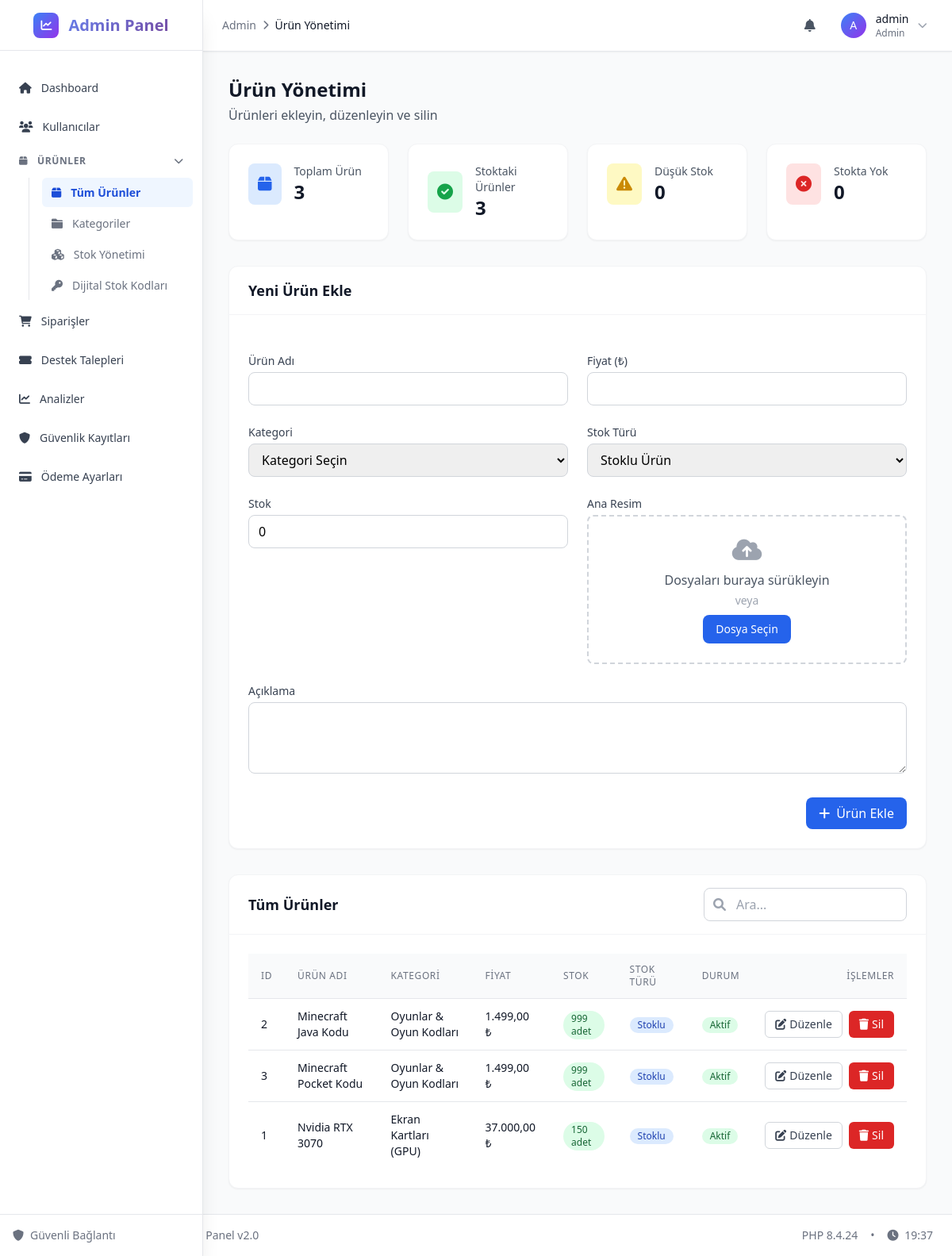
Screenshot of /admin/products.php (signed in) with the database file from the repository.
### tables this page shows
CREATE TABLE `uyeler` (
  `uye_id` int(11) NOT NULL,
  `uye_adi` varchar(200) NOT NULL,
  `uye_sifre` varchar(200) NOT NULL,
  `uye_eposta` varchar(200) NOT NULL,
  `uye_tarih` timestamp NOT NULL DEFAULT current_timestamp(),
  `uye_rutbe` int(11) NOT NULL DEFAULT 0,
  `uye_onay` int(11) NOT NULL DEFAULT 0,
  `uye_hakkimda` varchar(500) NOT NULL,
  `uye_2fa_enabled` tinyint(1) DEFAULT 0,
  `uye_2fa_secret` varchar(255) DEFAULT NULL
);

CREATE TABLE `urunler` (
  `urun_id` int(11) NOT NULL,
  `urun_baslik` varchar(200) NOT NULL,
  `urun_fiyat` decimal(10,2) NOT NULL,
  `urun_aciklama` text NOT NULL,
  `urun_satinal_link` text NOT NULL,
  `urun_ekleyen` varchar(200) DEFAULT NULL,
  `urun_tarih` timestamp NOT NULL DEFAULT current_timestamp(),
  `urun_kategori` int(11) NOT NULL DEFAULT 0,
  `urun_durum` int(11) NOT NULL DEFAULT 0,
  `urun_hit` int(11) DEFAULT 0,
  `urun_resim` varchar(300) DEFAULT NULL,
  `urun_resimler` text DEFAULT NULL,
  `urun_stok` int(11) DEFAULT 0,
  `urun_tip` enum('license','file','service') DEFAULT 'license'
);

CREATE TABLE `kategoriler` (
  `kategori_id` int(11) NOT NULL,
  `kategori_adi` varchar(200) NOT NULL,
  `kategori_aciklama` varchar(500) NOT NULL,
  `kategori_ust_id` int(11) DEFAULT 0
);

### admin/products.php (the view, shortened to what the rows shown need)
<?php
require_once __DIR__ . '/../config.php';
$page = isset($_GET['page']) ? (int)$_GET['page'] : 1;
$limit = 10;
$offset = ($page - 1) * $limit;
$stmt = $db->prepare("
    SELECT u.*, k.kategori_adi
    FROM urunler u
    LEFT JOIN kategoriler k ON u.urun_kategori = k.kategori_id
    ORDER BY u.urun_baslik ASC
    LIMIT $offset, $limit
");
$stmt->execute();
$products = $stmt->fetchAll(PDO::FETCH_ASSOC);
include_once __DIR__ . '/includes/header.php';
?>
<div class="flex-1 overflow-auto bg-gray-50">
    <div class="max-w-7xl mx-auto px-4 sm:px-6 lg:px-8 py-8">
        <div class="mb-6">
            <h1 class="text-2xl font-bold text-gray-900">Ürün Yönetimi</h1>
        </div>
        <div class="bg-white rounded-xl shadow-sm mb-8 border border-gray-100">
            <div class="px-6 py-4 border-b border-gray-100">
                <h2 class="text-lg font-semibold text-gray-900">Yeni Ürün Ekle</h2>
            </div>
        </div>
        <div class="bg-white rounded-xl shadow-sm border border-gray-100">
            <div class="px-6 py-4 border-b border-gray-100 flex flex-col sm:flex-row sm:items-center sm:justify-between">
                <h2 class="text-lg font-semibold text-gray-900 mb-2 sm:mb-0">Tüm Ürünler</h2>
            </div>
            <div class="p-6">
                <?php if (empty($products)): ?>
                    <div class="text-center py-12">
                        <i class="fas fa-box text-4xl text-gray-300 mb-4"></i>
                        <h3 class="text-lg font-medium text-gray-900 mb-1">Henüz ürün eklenmemiş</h3>
                        <p class="text-gray-500">Yukarıdaki formu kullanarak yeni ürün ekleyebilirsiniz</p>
                    </div>
                <?php else: ?>
                    <div class="overflow-x-auto">
                        <table class="min-w-full divide-y divide-gray-200">
                            <thead class="bg-gray-50">
                                <tr>
                                    <th class="px-4 py-3 text-left text-xs font-medium text-gray-500 uppercase tracking-wider">ID</th>
                                    <th class="px-4 py-3 text-left text-xs font-medium text-gray-500 uppercase tracking-wider">Ürün Adı</th>
                                    <th class="px-4 py-3 text-left text-xs font-medium text-gray-500 uppercase tracking-wider">Kategori</th>
                                    <th class="px-4 py-3 text-left text-xs font-medium text-gray-500 uppercase tracking-wider">Fiyat</th>
                                    <th class="px-4 py-3 text-left text-xs font-medium text-gray-500 uppercase tracking-wider">Stok</th>
                                    <th class="px-4 py-3 text-left text-xs font-medium text-gray-500 uppercase tracking-wider">Stok Türü</th>
                                    <th class="px-4 py-3 text-left text-xs font-medium text-gray-500 uppercase tracking-wider">Durum</th>
                                    <th class="px-4 py-3 text-right text-xs font-medium text-gray-500 uppercase tracking-wider">İşlemler</th>
                                </tr>
                            </thead>
                            <tbody class="bg-white divide-y divide-gray-200">
                                <?php foreach ($products as $product): ?>
                                    <tr class="hover:bg-gray-50">
                                        <td class="px-4 py-3 text-sm font-medium text-gray-900"><?php echo $product['urun_id']; ?></td>
                                        <td class="px-4 py-3 text-sm text-gray-900"><?php echo htmlspecialchars($product['urun_baslik']); ?></td>
                                        <td class="px-4 py-3 text-sm text-gray-900"><?php echo htmlspecialchars($product['kategori_adi'] ?? 'Kategori Yok'); ?></td>
                                        <td class="px-4 py-3 text-sm text-gray-900"><?php echo number_format($product['urun_fiyat'], 2, ',', '.'); ?> ₺</td>
                                        <td class="px-4 py-3 text-sm">
                                            <?php if ($product['urun_stok'] == 0): ?>
                                                <span class="inline-flex items-center px-2.5 py-0.5 rounded-full text-xs font-medium bg-red-100 text-red-800">Stokta Yok</span>
                                            <?php elseif ($product['urun_stok'] < 5): ?>
                                                <span class="inline-flex items-center px-2.5 py-0.5 rounded-full text-xs font-medium bg-yellow-100 text-yellow-800"><?php echo $product['urun_stok']; ?> adet</span>
                                            <?php else: ?>
                                                <span class="inline-flex items-center px-2.5 py-0.5 rounded-full text-xs font-medium bg-green-100 text-green-800"><?php echo $product['urun_stok']; ?> adet</span>
                                            <?php endif; ?>
                                        </td>
                                        <td class="px-4 py-3 text-sm">
                                            <?php
                                            $stockTypeTexts = [
                                                'license' => 'Stoklu',
                                                'service' => 'Stoksuz'
                                            ];
                                            $stockType = $product['urun_tip'] ?? 'license';
                                            ?>
                                            <span class="inline-flex items-center px-2.5 py-0.5 rounded-full text-xs font-medium <?php echo $stockType === 'license' ? 'bg-blue-100 text-blue-800' : 'bg-purple-100 text-purple-800'; ?>">
                                                <?php echo $stockTypeTexts[$stockType]; ?>
                                            </span>
                                        </td>
                                        <td class="px-4 py-3 text-sm">
                                            <?php if ($product['urun_stok'] > 0): ?>
                                                <span class="inline-flex items-center px-2.5 py-0.5 rounded-full text-xs font-medium bg-green-100 text-green-800">Aktif</span>
                                            <?php else: ?>
                                                <span class="inline-flex items-center px-2.5 py-0.5 rounded-full text-xs font-medium bg-red-100 text-red-800">Pasif</span>
                                            <?php endif; ?>
                                        </td>
                                        <td class="px-4 py-3 text-right text-sm font-medium">
                                            <div class="flex items-center justify-end space-x-2">
                                                <button class="edit-product inline-flex items-center px-3 py-1.5 border border-gray-300 text-sm rounded-md text-gray-700 bg-white hover:bg-gray-50 focus:outline-none focus:ring-2 focus:ring-blue-500"
                                                        data-id="<?php echo $product['urun_id']; ?>"
                                                        data-name="<?php echo htmlspecialchars($product['urun_baslik']); ?>"
                                                        data-description="<?php echo htmlspecialchars($product['urun_aciklama'] ?? ''); ?>"
                                                        data-price="<?php echo $product['urun_fiyat']; ?>"
                                                        data-category="<?php echo $product['urun_kategori']; ?>"
                                                        data-stock="<?php echo $product['urun_stok']; ?>"
                                                        data-stocktype="<?php echo $product['urun_tip'] ?? 'license'; ?>">
                                                    <i class="fas fa-edit mr-1"></i>
                                                    Düzenle
                                                </button>
                                                <button class="delete-product inline-flex items-center px-3 py-1.5 border border-transparent text-sm rounded-md text-white bg-red-600 hover:bg-red-700 focus:outline-none focus:ring-2 focus:ring-red-500"
                                                        data-id="<?php echo $product['urun_id']; ?>">
                                                    <i class="fas fa-trash mr-1"></i>
                                                    Sil
                                                </button>
                                            </div>
                                        </td>
                                    </tr>
                                <?php endforeach; ?>
                            </tbody>
                        </table>
                    </div>
                <?php endif; ?>
            </div>
        </div>
    </div>
</div>
<?php include_once __DIR__ . '/includes/footer.php'; ?>

### admin/includes/header.php (shortened to what the rows shown need)
<?php
if (!isset($admin) && isAdmin()) {
    $stmt = $db->prepare("SELECT * FROM uyeler WHERE uye_id = ? AND uye_rutbe = 1");
    $stmt->execute([$_SESSION['user_id']]);
    $admin = $stmt->fetch();
}
?>
<!DOCTYPE html>
<html lang="tr" class="h-full bg-gray-50">
<head>
    <script src="https://cdn.tailwindcss.com"></script>
    <link rel="stylesheet" href="https://cdnjs.cloudflare.com/ajax/libs/font-awesome/6.0.0/css/all.min.css">
</head>
<body class="h-full">
    <div class="min-h-full flex">
        <div class="flex-1 flex flex-col" id="main-content">
            <header class="bg-white shadow-sm border-b border-gray-200 z-40">
                <div class="flex items-center justify-between h-16 px-6">
                    <div class="flex items-center space-x-4">
                        <div class="relative" x-data="{ open: false }" @click.outside="open = false">
                            <button @click="open = !open" class="flex items-center space-x-3 p-2 rounded-lg hover:bg-gray-100" id="user-menu-button">
                                <div class="w-8 h-8 bg-gradient-to-br from-blue-500 to-purple-600 rounded-full flex items-center justify-center">
                                    <span class="text-white font-medium text-sm">
                                        <?php echo strtoupper(substr($admin['uye_adi'] ?? 'A', 0, 1)); ?>
                                    </span>
                                </div>
                                <div class="hidden lg:block text-left">
                                    <p class="text-sm font-medium text-gray-900"><?php echo htmlspecialchars($admin['uye_adi'] ?? 'Admin'); ?></p>
                                    <p class="text-xs text-gray-500">Admin</p>
                                </div>
                            </button>
                        </div>
                    </div>
                </div>
            </header>

### rows the page displays
uyeler: uye_adi "A", uye_adi "admin"
urunler: urun_id "2", urun_baslik "Minecraft Java Kodu", kategoriler.kategori_adi "Oyunlar & Oyun Kodları", urun_fiyat "1.499,00", urun_stok "999", urun_tip "Stoklu", shows "Aktif"
urunler: urun_id "3", urun_baslik "Minecraft Pocket Kodu", kategoriler.kategori_adi "Oyunlar & Oyun Kodları", urun_fiyat "1.499,00", urun_stok "999", urun_tip "Stoklu", shows "Aktif"
urunler: urun_id "1", urun_baslik "Nvidia RTX 3070", kategoriler.kategori_adi "Ekran Kartları (GPU)", urun_fiyat "37.000,00", urun_stok "150", urun_tip "Stoklu", shows "Aktif"

### other values shown
$page_title "Ürün Yönetimi"
$totalProducts "3"
$inStock "3"
$lowStock "0"
$outOfStock "0"
PHP_VERSION "8.4.24"
